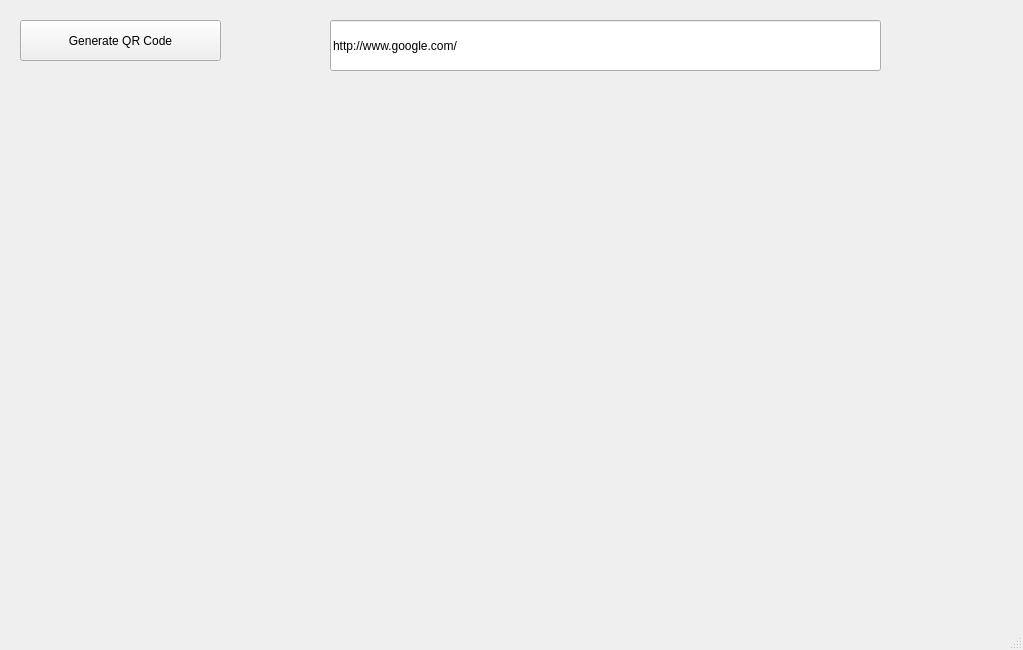
<?xml version="1.0" encoding="UTF-8"?>
<ui version="4.0">
 <class>MainWindow</class>
 <widget class="QMainWindow" name="MainWindow">
  <property name="geometry">
   <rect>
    <x>0</x>
    <y>0</y>
    <width>1023</width>
    <height>650</height>
   </rect>
  </property>
  <property name="baseSize">
   <size>
    <width>1000</width>
    <height>1000</height>
   </size>
  </property>
  <property name="windowTitle">
   <string>MainWindow</string>
  </property>
  <widget class="QWidget" name="centralwidget">
   <widget class="QPushButton" name="testButton">
    <property name="geometry">
     <rect>
      <x>20</x>
      <y>20</y>
      <width>201</width>
      <height>41</height>
     </rect>
    </property>
    <property name="text">
     <string>Generate QR Code</string>
    </property>
   </widget>
   <widget class="QLineEdit" name="lineEdit">
    <property name="geometry">
     <rect>
      <x>330</x>
      <y>20</y>
      <width>551</width>
      <height>51</height>
     </rect>
    </property>
    <property name="text">
     <string>http://www.google.com/</string>
    </property>
   </widget>
   <widget class="QLabel" name="qrLabel">
    <property name="geometry">
     <rect>
      <x>220</x>
      <y>120</y>
      <width>541</width>
      <height>421</height>
     </rect>
    </property>
    <property name="baseSize">
     <size>
      <width>800</width>
      <height>800</height>
     </size>
    </property>
    <property name="text">
     <string/>
    </property>
   </widget>
  </widget>
  <widget class="QMenuBar" name="menubar">
   <property name="geometry">
    <rect>
     <x>0</x>
     <y>0</y>
     <width>1023</width>
     <height>21</height>
    </rect>
   </property>
  </widget>
  <widget class="QStatusBar" name="statusbar"/>
 </widget>
 <resources/>
 <connections/>
</ui>
